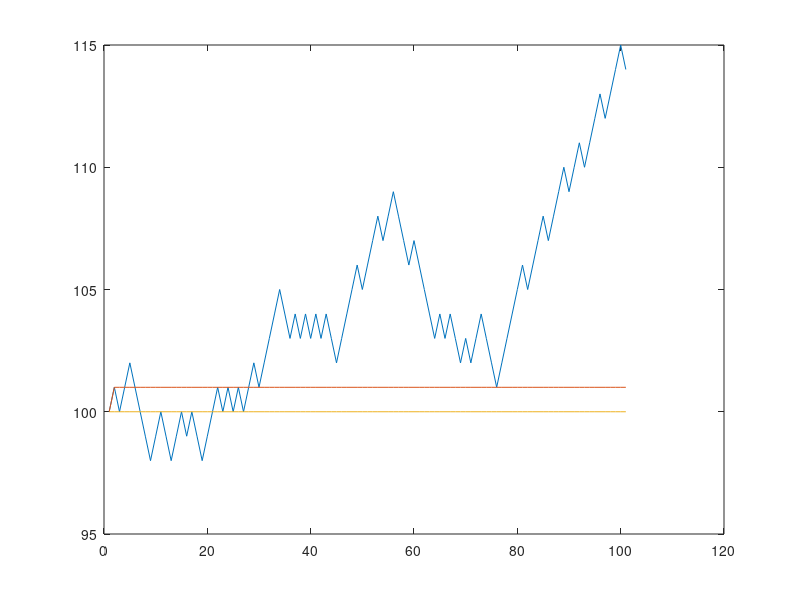

This figure's MATLAB source:
% Assuming stocks behave randomly, buy a stock and wait until it goes up one dollar, then sell and walk away

% Max number of days to play
days = 100;
days++;
% Initial stock value is 100
initial_price = 100;
prices = initial_price * ones(1, days);
% Vector to record price only when playing
your_play = initial_price;
% Bool playing
playing = 1;
% Record price when you stopped playing
price_stop_play = 0;

for i = 2:days
  % Randomly update stock
  if rand < .5
    prices(i) = prices(i - 1) + 1;
  else
    prices(i) = prices(i - 1) - 1;
  endif
  % Record results if still playing
  if playing == 1
    % Check if there is a win and stop playing
    if prices(i) > initial_price
      playing = 0;
      price_stop_play = prices(i);
      your_play = [your_play, price_stop_play];
    else
      your_play = [your_play, prices(i)];
    endif
  else
    your_play = [your_play, price_stop_play];
  endif
endfor


% Show results
plot(prices);
hold;
plot(your_play);
plot(initial_price * ones(1, days));


  
  
  
  
  
  